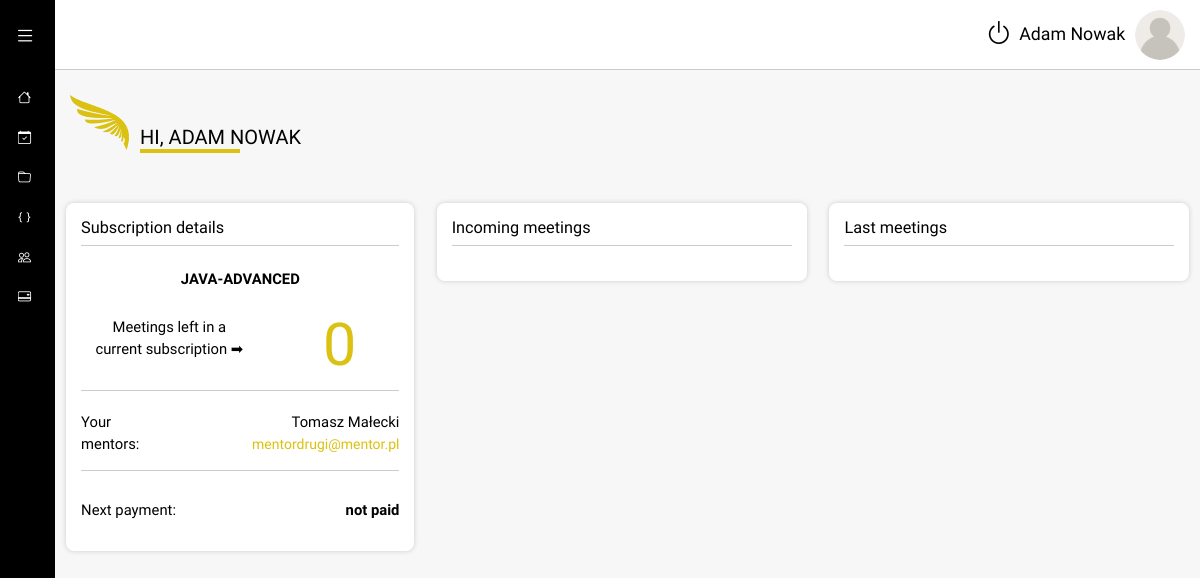
The page /index/ (signed in) on the database its author committed.
### CRM_core/models.py (models this page shows, shortened)
class Student(models.Model):
    user = models.OneToOneField(User, on_delete=models.CASCADE)
    mentor = models.ManyToManyField(Mentor)
    enrollmentDate = models.DateTimeField(auto_now_add=True, null=True, blank=True)
    path = models.ForeignKey(Path, on_delete=models.PROTECT)
    user_image = models.ImageField(upload_to='user_avatar', default='user.png', null=True, blank=True)
    no_month = models.IntegerField(default=1)
    def get_next_payment(self):
        if list(self.payment_set.all()):
            return list(self.payment_set.all())[-1].next_payment
        return "not paid"
    def get_remaining_meetings(self):
        if self.is_sub_paid() is False:
            return 0
        return 4 - self.count_all_meetings() % 4
    def is_sub_paid(self):
        no_payments = self.payment_set.count()
        if self.no_month <= no_payments:
            return True
        return False

class Path(models.Model):
    name = models.CharField(max_length=50)
    price = models.PositiveSmallIntegerField()
    def __str__(self):
        return self.name

class Mentor(models.Model):
    user = models.OneToOneField(User, on_delete=models.CASCADE)
    user_image = models.ImageField(upload_to='user_avatar', default='user.png', null=True, blank=True)
    max_students = models.IntegerField(default=1)

### CRM_core/views.py (the view)
# urls.py: path('index/', IndexView.as_view(), name='index'),
class IndexView(LoginRequiredMixin, ListView):
    template_name = 'CRM_core/index.html'
    context_object_name = 'students'
    def get_queryset(self):
        user = self.request.user
        if user.groups.filter(name='Student').exists():
            return Mentor.objects.filter(student__user__username=user)
        return Student.objects.filter(mentor__user__username=user)

### CRM_core/templatetags/auth_extras.py (called while the page is built)
@register.filter(name='has_group')
def has_group(user, group_name):
    return user.groups.filter(name=group_name).exists()

### CRM_core/templates/CRM_core/index.html (shortened to what this page needs)
{% extends 'extends/layout.html' %}
{% load static %}
{% load auth_extras %}
{% block style %}
    <link rel="stylesheet" href="{% static 'CRM_core/css/index-page.css' %}">{% endblock style %}
{% block main_content %}
    {% include 'includes/icon-wing.html' %}
    <h2 class="page-title">Hi, <span class="your-name">{% if user.is_authenticated %}{{ user.first_name }}
        {{ user.last_name }}{% endif %}</span></h2>
    <hr>
    {% if request.user|has_group:"Mentor" %}
        <div class="mentor-page">
            <div class="row m-0">
                <div class="incoming-meetings col-sm-12 col-md-6 col-lg-4 mb-4">
                    <div class="mentor-page-block">
                        <h3>Incoming meetings</h3>
                        <hr>
                    </div>
                </div>
                <div class="col-sm-12 col-md-6 col-lg-8 row m-0">
                    <div class="meetings-held col-sm-12 col-md-12 col-lg-6 px-0 pe-md-0 pe-lg-4 mb-4">
                        <div class="mentor-page-block">
                            <h3>Meetings held</h3>
                            <hr>
                            <div class="meetings-held-box">
                                <div class="row">
                                    <div class="meetings-held-title col-7">
                                        <p>How many meetings run in overall ➡</p>
                                    </div>
                                    <div class="meetings-held-count col-5">
                                        <span>{{ user.mentor.count_all_meetings }}</span></div>
                                </div>
                            </div>
                        </div>
                    </div>
                    <div class="students col-sm-12 col-md-12 col-lg-6 px-0 pe-md-0 mb-4">
                        <div class="mentor-page-block">
                            <h3>You and the students</h3>
                            <hr>
                            <div class="students-box">
                                <div class="row" style="overflow:hidden; background-color: #f7f7f7;">
                                    <div class="your-students col-6">
                                        <p>The number of your students</p>
                                        <span>{{ user.mentor.count_all_students }}</span>
                                    </div>
                                    <div class="students-capacity col-6">
                                        <p>Maximum number of students</p>
                                        <span>{{ user.mentor.max_students }}</span>
                                    </div>
                                </div>
                            </div>
                        </div>
                    </div>
                    <div class="students-cards col-sm-12 px-0 pe-md-0 mb-4">
                        <div class="mentor-page-block students-cards-block">
                            <h3>Your students:</h3>
                            <div class="row row-cols-1 row-cols-sm-2 row-cols-lg-3 row-cols-xl-3 g-2">
                                {% for student in students %}
                                    <div class="col">
                                        <div class="card">
                                            <div class="row">
                                                <div class="col-4 pe-0">
                                                    <div class="avatar-box">
                                                        <img src="{{ student.user_image.url }}" class="card-img-top"
                                                             alt="...">
                                                    </div>
                                                </div>
                                                <div class="col-8 ps-0 d-flex flex-column justify-content-center">
                                                    <p class="student-name m-0">
                                                        {{ student }}
                                                    </p>
                                                    <p class="student-mail m-0">
                                                        <a href="mailto:{{ student.user.email }}">{{ student.user.email }}</a>
                                                    </p>
                                                </div>
                                            </div>
                                            <div class="card-body">
                                                <h5 class="card-title path-name">{{ student.path }}</h5>
                                                <p class="card-text student-sign-up"><span>Student from: </span><span
                                                        class="student-date">{{ student.enrollmentDate|date:'Y.m.d' }}</span>
                                                </p>
                                                <p class="card-text meetings"><span>All meetings: </span><span
                                                        class="meet-num">{{ student.count_all_meetings }}</span></p>
                                                <p class="card-text end-of-sub">
                                                    <span>Subs. ends in: </span>
                                                    <span><span
                                                            class="left-meetings">{{ student.get_remaining_meetings }}</span> calls</span>
                                                </p>
                                            </div>
                                        </div>
                                    </div>
                                {% endfor %}
                            </div>
                        </div>
                    </div>
                </div>
            </div>
        </div>
    {% else %}
        <div class="student-page">
            <div class="row m-0">
                <div class="col-sm-12 col-md-6 col-lg-8 row m-0">
                    <div class="subscription-details col-sm-12 col-md-12 col-lg-6 px-0 pe-md-0 pe-lg-4 mb-4">
                        <div class="student-page-block">
                            <h3>Subscription details</h3>
                            <hr>
                            <div class="left-meetings">
                                <h4 class="path-name text-center">{{ user.student.path }}</h4>
                                <div class="row">
                                    <div class="left-meetings-title col-7">
                                        <p>Meetings left in a current subscription ➡</p>
                                    </div>
                                    <div class="left-meetings-count col-5">
                                        <span>{{ user.student.get_remaining_meetings }}</span></div>
                                </div>
                                <hr>
                                <div class="row">
                                    <div class="your-mentor col-3">
                                        <p>Your mentors:</p>
                                    </div>
                                    <div class="mentor-details col-9">
                                        {% for mentor in students %}
                                            <p class="mentor-name mb-0 ">{{ mentor.user.first_name }} {{ mentor.user.last_name }}</p>
                                            <p><a class="mentor-mail"
                                                  href="mailto:{{ mentor.user.email }}">{{ mentor.user.email }}</a></p>
                                        {% endfor %}
                                    </div>
                                </div>
                            </div>
                            <hr>
                            <div class="payment">
                                <p class="next-payment pt-2">
                                    <span>Next payment:</span><span
                                        class="next-payment-date fw-bold">{{ user.student.get_next_payment }}</span>
                                </p>
                            </div>
                        </div>
                    </div>
                    <div class="incoming-meetings col-sm-12 col-md-12 col-lg-6 px-0 pe-md-0 mb-4">
                        <div class="student-page-block">
                            <h3>Incoming meetings</h3>
                            <hr>
                        </div>
                    </div>
                </div>
                <div class="last-meetings col-sm-12 col-md-6 col-lg-4 mb-4">
                    <div class=" student-page-block">
                        <h3>Last meetings</h3>
                        <hr>
                    </div>
                </div>
            </div>
        </div>
    {% endif %}
{% endblock main_content %}

### templates/extends/layout.html (shortened to what this page needs)
{% load static %}{% load auth_extras %}<!DOCTYPE html>
<html lang="en">
<head>
    {% include 'includes/head.html' %}
    <link rel="stylesheet" href="{% static 'css/style.css' %}">
    {% block style %}{% endblock %}
</head>
<body>
<div class="wrapper">
    <div class="sidebar">
        <div class="sidebar-header">
            <label for="menu-toggle" class="menu-toggle"><i class="bi bi-list"></i></label>
        </div>
        <div class="sidebar-menu">
            <ul>
                <li>
                    <a href="{% url 'index' %}">
                        <span><i class="bi bi-house" title="Home"></i></span>
                    </a>
                </li>
                <li>
                    <a href="{% url 'calendar' %}">
                        <span><i class="bi bi-calendar-check" title="Calendar"></i></span>
                    </a>
                </li>
                <li>
                    <a href="{% url 'programming_path' %}">
                        <span><i class="bi bi-folder" title="Documents"></i></span>
                    </a>
                </li>
                <li>
                    <a href="{% url 'exercises-list' %}">
                        <span><i class="bi bi-braces" title="Exercises"></i></span>
                    </a>
                </li>
                <li>
                    <a href="{% url 'summary' %}">
                        <span><i class="bi bi-people" title="Users"></i></span>
                    </a>
                </li>
                <li>
                    <a href="{% url 'payment' %}">
                        <span><i class="bi bi-credit-card-2-back" title="Payments"></i></span>
                    </a>
                </li>
            </ul>
        </div>
    </div>
    <div class="main-content">
        <header>
            <a class="log-out " title="log-out" href='{% url 'logout' %}'><i class="bi bi-power"></i></a>
            <p class="username m-0">
                {% if user.is_authenticated %}{{ user.first_name }} {{ user.last_name }}{% endif %}
            </p>
            <div class="avatar">
                <img id="user-avatar"
                        {% if request.user|has_group:"Mentor" %}
                     src="{{ user.mentor.user_image.url }}"
                        {% else %}
                     src="{{ user.student.user_image.url }}"
                        {% endif %}
                     alt="User avatar"
                     data-bs-toggle="collapse" data-bs-target="#collapseAvatarPopup"
                     aria-expanded="false"
                     aria-controls="collapseAvatarPopup">
            </div>
        </header>
        <main>
            {% block main_content %}{% endblock %}
        </main>
    </div>
</div>
</body>
</html>

### static/css/style.css (style rules this page uses)
* { box-sizing: border-box; padding: 0; margin: 0; }
html { font-size: 92.5%; scroll-behavior: smooth; }
body { font-family: "Spartan", sans-serif; color: #000; }
.wrapper { margin: 0 auto; max-width: 1600px; }
.sidebar { padding: 0.7rem 1rem 1rem; height: 100%; width: 55px; position: fixed; z-index: 100; color: #fff; background-color: #000; overflow-y: auto; transition: width 0.3s; overflow: hidden; }
.sidebar-header { display: flex; justify-content: space-between; align-items: center; height: 60px; overflow: hidden; }
.sidebar-header .bi-list { display: inline-block; font-size: 1.4rem; color: #fff; margin-bottom: 0.5rem; cursor: pointer; transition: color 0.3s; }
.sidebar-menu ul { list-style: none; padding: 0 0.2rem; }
.sidebar-menu ul li { margin-top: 1.2rem; }
.sidebar-menu ul li a { text-decoration: none; color: #fff; font-size: 0.9rem; transition: color 0.3s; display: block; height: 1.5rem; overflow: hidden; }
.main-content { position: relative; margin-left: 55px; transition: margin-left 0.3s; }
header { position: relative; top: 0; width: 100%; display: flex; justify-content: flex-end; align-items: center; padding: 0 1rem; height: 70px; background-color: #fff; border-bottom: 1px solid #ccc; z-index: 99; }
header .avatar { border-radius: 50%; overflow: hidden; margin-left: 10px; z-index: 100; }
header .avatar img { height: 50px; width: 50px; }
header .username { font-size: 1.2rem; }
header .log-out { padding: 0 7px; background: none; border: none; transition: transform 0.3s; }
header .log-out .bi-power { font-size: 1.8rem; color: #000; transition: color 0.3s; }
main { background-color: #f7f7f7; min-height: 92vh; padding: 1rem; }

### rows shown on the page
Mentor: user.first_name "Tomasz", user.last_name "Małecki", user.email "mentordrugi@mentor.pl"

### other values the page prints
{{ user.first_name }} "Adam"
{{ user.last_name }} "Nowak"
{{ user.first_name }} "ADAM"
{{ user.last_name }} "NOWAK"
{{ user.student.path }} "JAVA-ADVANCED"
{{ user.student.get_remaining_meetings }} "0"
{{ user.student.get_next_payment }} "not paid"
